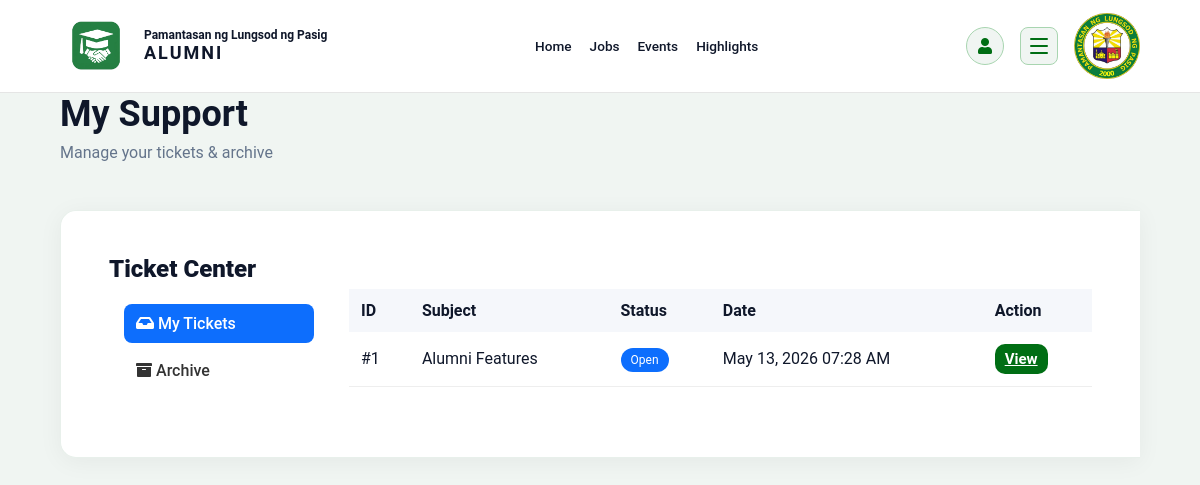
The app's page /my_tickets.php (signed in) with its own data.
### tables this page shows
CREATE TABLE `tickets` (
  `id` int(11) NOT NULL AUTO_INCREMENT,
  `user_id` int(11) DEFAULT NULL,
  `full_name` varchar(120) DEFAULT NULL,
  `email` varchar(120) DEFAULT NULL,
  `subject` varchar(255) DEFAULT NULL,
  `message` text DEFAULT NULL,
  `status` enum('open','in_progress','resolved') DEFAULT 'open',
  `created_at` timestamp NOT NULL DEFAULT current_timestamp(),
  `updated_at` timestamp NULL DEFAULT NULL ON UPDATE current_timestamp(),
  PRIMARY KEY (`id`),
  KEY `fk_ticket_user` (`user_id`),
  CONSTRAINT `fk_ticket_user` FOREIGN KEY (`user_id`) REFERENCES `users` (`id`) ON DELETE SET NULL
);

### my_tickets.php (the view, shortened to what this page needs)
<?php
include("backend/db.php");
$user_id = $_SESSION['user_id'];
$tab = $_GET['tab'] ?? 'open';
if ($tab === 'archive') {
    $stmt = $conn->prepare("
        SELECT *
        FROM tickets
        WHERE user_id = ? AND status = 'resolved'
        ORDER BY created_at DESC
    ");
} else {
    $stmt = $conn->prepare("
        SELECT *
        FROM tickets
        WHERE user_id = ? AND status != 'resolved'
        ORDER BY created_at DESC
    ");
}
$stmt->bind_param("i", $user_id);
$stmt->execute();
$tickets = $stmt->get_result();
?>
<!DOCTYPE html>
<html lang="en">
<head>
    <link rel="stylesheet" href="assets/css/contact.css">
    <link rel="stylesheet" href="assets/css/alumni_homepage.css">
    <link rel="stylesheet" href="https://cdnjs.cloudflare.com/ajax/libs/font-awesome/5.15.4/css/all.min.css">
</head>
<body>
    <?php include('includes/navbarhome.php'); ?>
    <section class="contact-section">
        <div class="contact-wrapper">
            <div class="contact-header">
                <span class="section-tag">My Support</span>
                <p class="section-sub">Manage your tickets & archive</p>
            </div>
            <div class="contact-form-card">
                <h3 class="form-title">Ticket Center</h3>
                <div class="ticket-layout">
                    <div class="ticket-sidebar">
                        <a href="my_tickets.php?tab=open"
                            class="<?= $tab === 'open' ? 'active' : '' ?>">
                            <i class="fas fa-inbox"></i> My Tickets
                        </a>
                        <a href="my_tickets.php?tab=archive"
                            class="<?= $tab === 'archive' ? 'active' : '' ?>">
                            <i class="fas fa-archive"></i> Archive
                        </a>
                    </div>
                    <div class="ticket-table">
                        <table>
                            <thead>
                                <tr>
                                    <th>ID</th>
                                    <th>Subject</th>
                                    <th>Status</th>
                                    <th>Date</th>
                                    <th>Action</th>
                                </tr>
                            </thead>
                            <tbody>
                                <?php if ($tickets->num_rows > 0): ?>
                                    <?php while ($ticket = $tickets->fetch_assoc()): ?>
                                        <tr>
                                            <td>#<?= $ticket['id'] ?></td>
                                            <td><?= htmlspecialchars($ticket['subject']) ?></td>
                                            <td>
                                                <?php if ($ticket['status'] == 'open'): ?>
                                                    <span class="badge-open">Open</span>
                                                <?php elseif ($ticket['status'] == 'in_progress'): ?>
                                                    <span class="badge-progress">In Progress</span>
                                                <?php else: ?>
                                                    <span class="badge-resolved">Resolved</span>
                                                <?php endif; ?>
                                            </td>
                                            <td>
                                                <?= date("M d, Y h:i A", strtotime($ticket['created_at'])) ?>
                                            </td>
                                            <td>
                                                <a href="view_ticket.php?id=<?= $ticket['id'] ?>"
                                                    class="submit-btn"
                                                    style="padding:6px 10px;">
                                                    View
                                                </a>
                                            </td>
                                        </tr>
                                    <?php endwhile; ?>
                                <?php endif; ?>
                            </tbody>
                        </table>
                    </div>
                </div>
            </div>
        </div>
    </section>
</body>
</html>

### assets/css/contact.css (style rules this page uses)
* { margin: 0; padding: 0; box-sizing: border-box; font-family: "Roboto", sans-serif; }
body { background: #f0f5f2; color: #0f172a; padding-bottom: 80px; }
.contact-section { padding: 0 5% 80px; }
.contact-wrapper { max-width: 1100px; margin: 0 auto; }
.contact-header { margin-bottom: 48px; }
.section-tag { font-size: 36px; font-weight: 600; color: #0f172a; display: block; margin-bottom: 8px; }
.section-sub { font-size: 16px; color: #64748b; }
.contact-form-card { background: #ffffff; border: 1px solid #e8f0eb; border-right: none; border-radius: 16px 0 0 16px; padding: 44px 48px; box-shadow: 0 4px 24px rgba(0, 0, 0, 0.05); }
.form-title { font-size: 24px; font-weight: 1000; color: #0f172a; margin-bottom: 6px; }
.submit-btn { align-self: flex-start; display: inline-flex; align-items: center; gap: 10px; padding: 14px 32px; background: #006e14; color: #ffffff; border: none; border-radius: 10px; font-family: 'Roboto', sans-serif; font-size: 15px; font-weight: 600; cursor: pointer; transition: background 0.25s ease, transform 0.2s ease, box-shadow 0.25s ease; }

### assets/css/alumni_homepage.css (style rules this page uses)
* { margin: 0; padding: 0; box-sizing: border-box; font-family: "Roboto", sans-serif; }
body { background: #f0f5f2; color: #0f172a; }

### my_tickets.php (style rules this page uses)
.ticket-layout { display: flex; gap: 20px; }
.ticket-sidebar { width: 220px; background: #fff; border-radius: 12px; padding: 15px; height: fit-content; }
.ticket-sidebar a { display: block; padding: 10px 12px; margin-bottom: 8px; border-radius: 8px; text-decoration: none; color: #333; font-weight: 500; }
.ticket-sidebar a.active { background: #0d6efd; color: #fff; }
.ticket-table { flex: 1; overflow-x: auto; }
.ticket-table table { width: 100%; border-collapse: collapse; }
.ticket-table th { background: #f5f7fb; padding: 12px; text-align: left; }
.ticket-table td { padding: 12px; border-bottom: 1px solid #eee; }
.badge-open { background: #0d6efd; color: #fff; padding: 5px 10px; border-radius: 20px; font-size: 12px; }

### records on screen
tickets: id "1", subject "Alumni Features", status "Open", created_at "May 13, 2026 07:28 AM"
